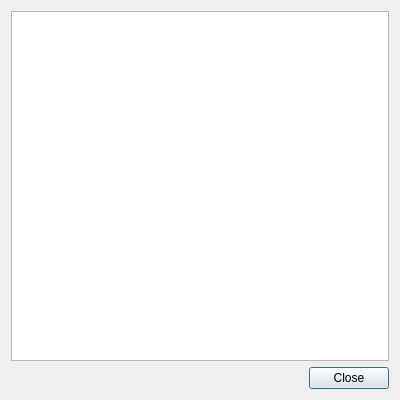
<?xml version="1.0" encoding="UTF-8"?>
<ui version="4.0">
 <class>TransactionDescDialog</class>
 <widget class="QDialog" name="TransactionDescDialog">
  <property name="geometry">
   <rect>
    <x>0</x>
    <y>0</y>
    <width>400</width>
    <height>400</height>
   </rect>
  </property>
  <property name="windowTitle">
   <string>Transaction details</string>
  </property>
  <layout class="QVBoxLayout" name="verticalLayout">
   <item>
    <widget class="QTextEdit" name="detailText">
     <property name="toolTip">
      <string>This pane shows a detailed description of the transaction</string>
     </property>
     <property name="readOnly">
      <bool>true</bool>
     </property>
    </widget>
   </item>
   <item>
    <widget class="QDialogButtonBox" name="buttonBox">
     <property name="orientation">
      <enum>Qt::Horizontal</enum>
     </property>
     <property name="standardButtons">
      <set>QDialogButtonBox::Close</set>
     </property>
    </widget>
   </item>
  </layout>
 </widget>
 <resources/>
 <connections>
  <connection>
   <sender>buttonBox</sender>
   <signal>accepted()</signal>
   <receiver>TransactionDescDialog</receiver>
   <slot>accept()</slot>
   <hints>
    <hint type="sourcelabel">
     <x>248</x>
     <y>254</y>
    </hint>
    <hint type="destinationlabel">
     <x>157</x>
     <y>274</y>
    </hint>
   </hints>
  </connection>
  <connection>
   <sender>buttonBox</sender>
   <signal>rejected()</signal>
   <receiver>TransactionDescDialog</receiver>
   <slot>reject()</slot>
   <hints>
    <hint type="sourcelabel">
     <x>316</x>
     <y>260</y>
    </hint>
    <hint type="destinationlabel">
     <x>286</x>
     <y>274</y>
    </hint>
   </hints>
  </connection>
 </connections>
</ui>
